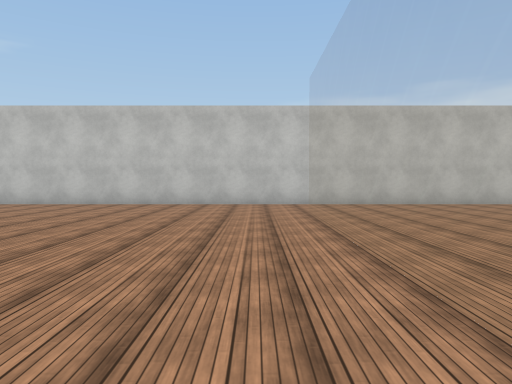
view 1 (above)

20 first-person views from a walk through a 3-D level made in the Unity game engine. The camera is 1.4 m above the floor, tilts 2° down and sees 70° across. The floor is counted in squares, 2 m on a side. Each view is taken from the middle of a square. On the plan, view 1 faces up. The plan holds only what a view shows up to about 11 squares ahead; the rest is blank. The player character is not drawn. Surface patterns are stand-ins for the level's own textures.

view 2
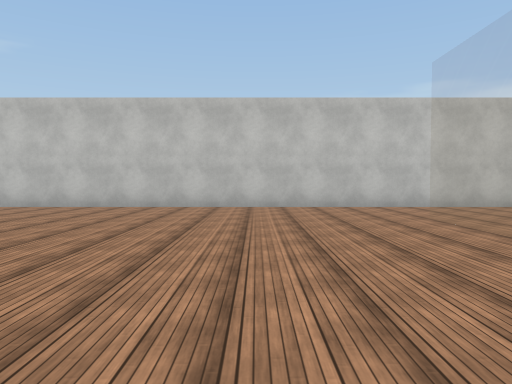

view 3
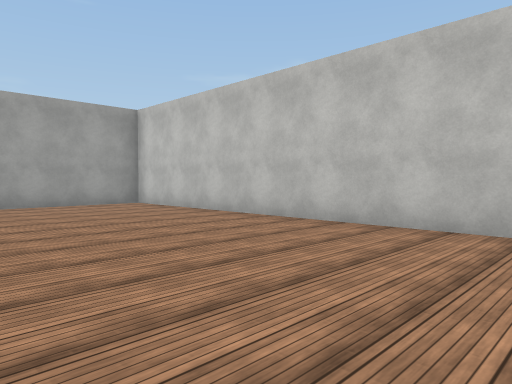

view 4
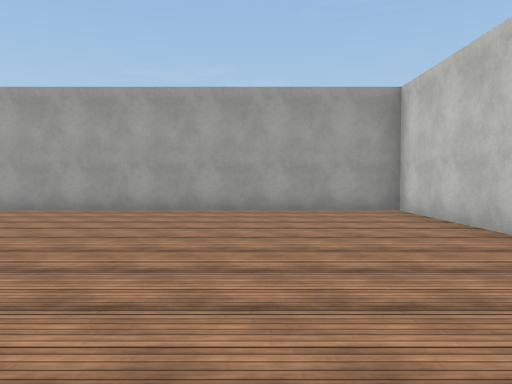

view 5
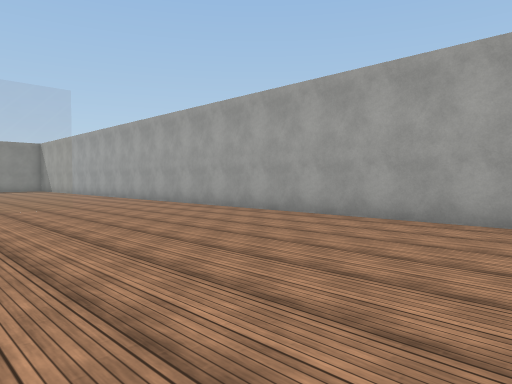

view 6
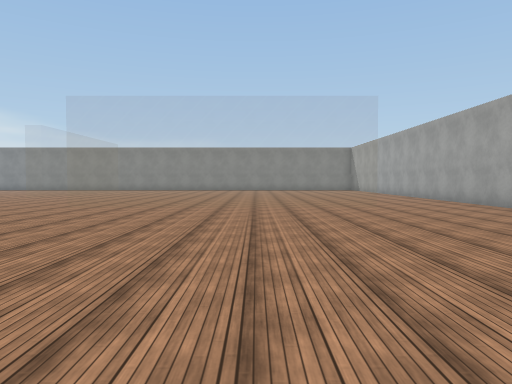

view 7
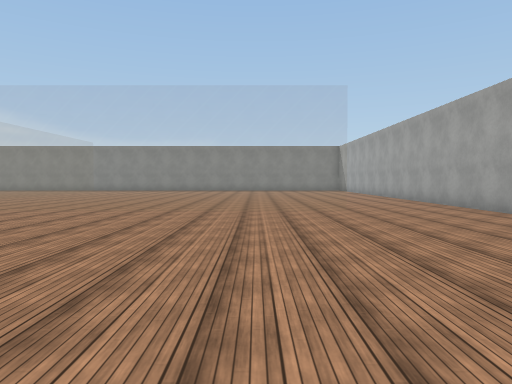

view 8
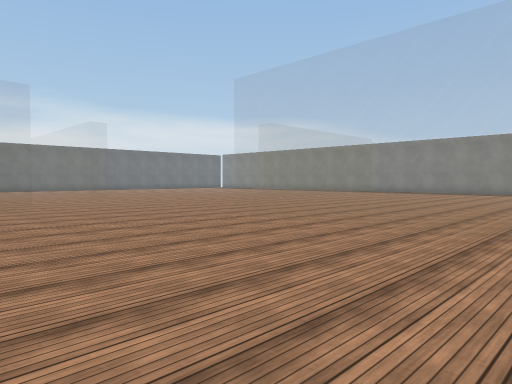

view 9
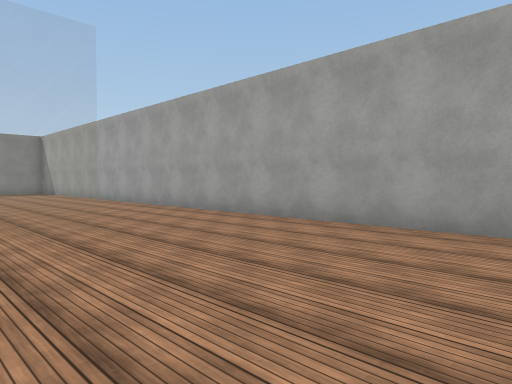

view 10
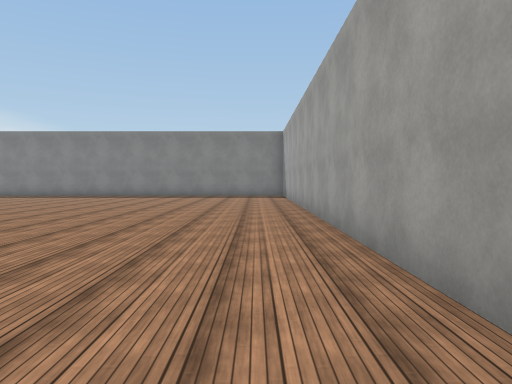

view 11
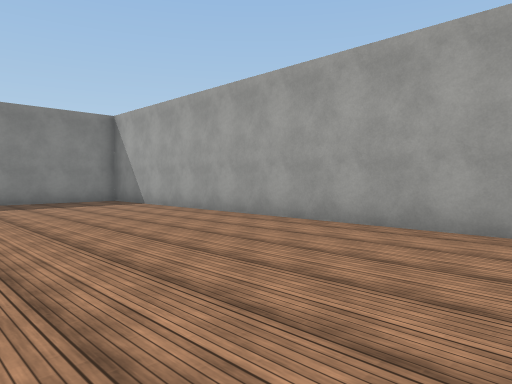

view 12
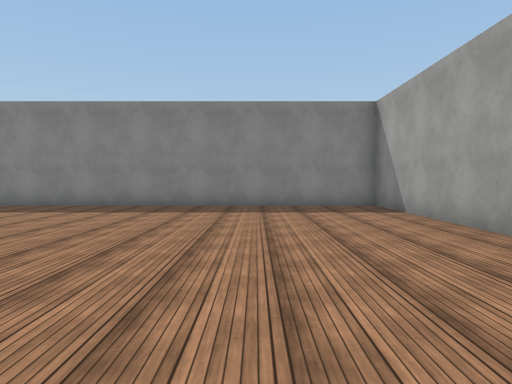

view 13
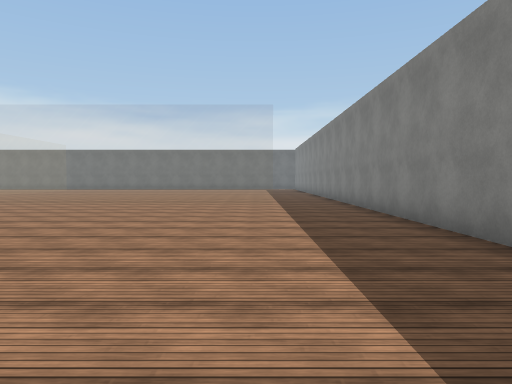

view 14
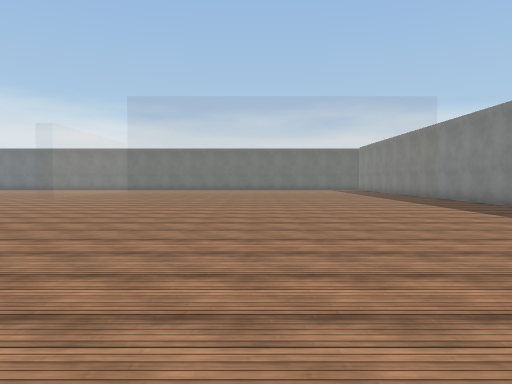

view 15
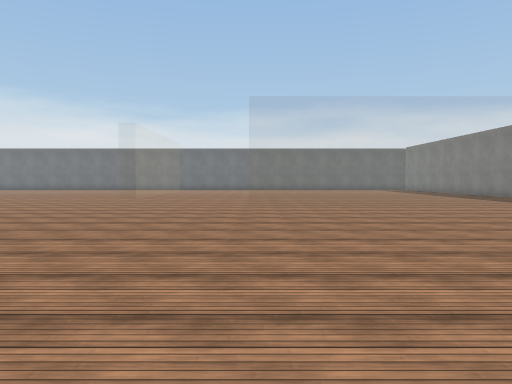

view 16
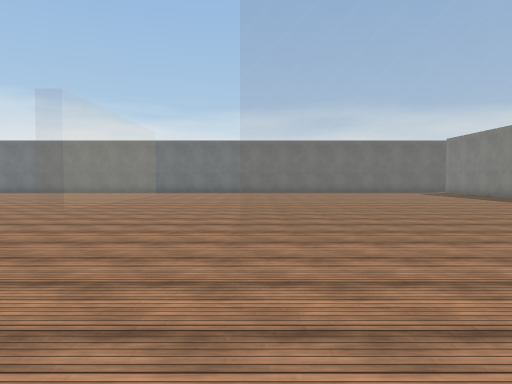

view 17
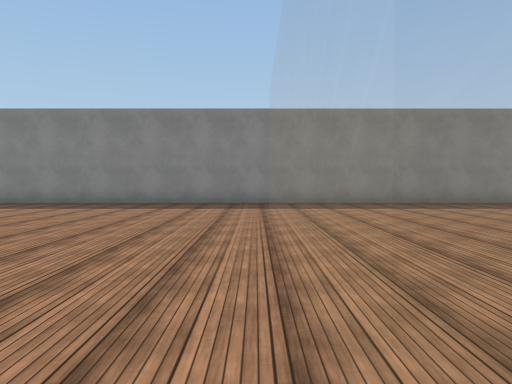

view 18
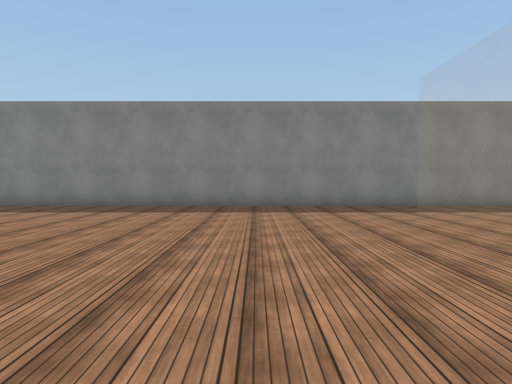

view 19
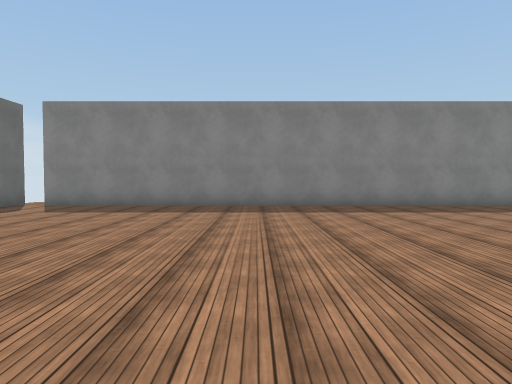

view 20
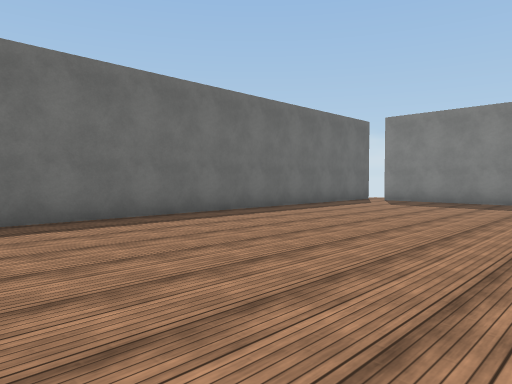

### Floor plan
Key: @ floor where view 1 was taken; # wall or solid block; x gap in a wall; . floor; = window, fence, low wall or low ledge.
Columns run from 14 left of view 1 to 17 right of it. Each row starts with its distance up from view 1.
 11 ######################
 10 #.....................
  9 #....................
  8 #....................
  7 #..............=....
  6 #..............=...
  5 #..............=...
  4 #..............=..
  3 #..............=.
  2 #..............=.
  1 #..............
  0 #.............@=...
 -1 #..................  ..
 -2 #......................
 -3 #...========........==
 -4 #......................
 -5 #......................
 -6 #...................... ....
 -7 #...................... .......#
 -8 #..............=....... .......#
 -9 #..............=...............#
-10 #..............=...............#
-11 #..............=...............#
-12 #..............=...............#
-13 #..............=...............#
-14 #..............=...............#
-15 #..............=...............#
-16 #..............................#
-17 #..............................#
-18 ##############################.x

Where each view was taken, in squares from view 1:
view 1: 0 up, 0 right, facing up
view 2: 1 up, 2 left, facing up
view 3: 5 up, 3 left, facing up-left
view 4: 7 up, 5 left, facing left
view 5: 6 up, 7 left, facing down-left
view 6: 6 up, 7 left, facing down
view 7: 5 up, 8 left, facing down
view 8: 2 up, 8 left, facing down-right
view 9: 2 up, 8 left, facing down-left
view 10: 2 down, 12 left, facing down
view 11: 6 down, 8 left, facing down-left
view 12: 8 down, 10 left, facing down
view 13: 15 down, 9 left, facing right
view 14: 11 down, 8 left, facing right
view 15: 8 down, 8 left, facing right
view 16: 8 down, 3 left, facing right
view 17: 7 down, 2 right, facing down
view 18: 8 down, 5 right, facing down
view 19: 8 down, 10 right, facing down
view 20: 6 down, 10 right, facing down-right
